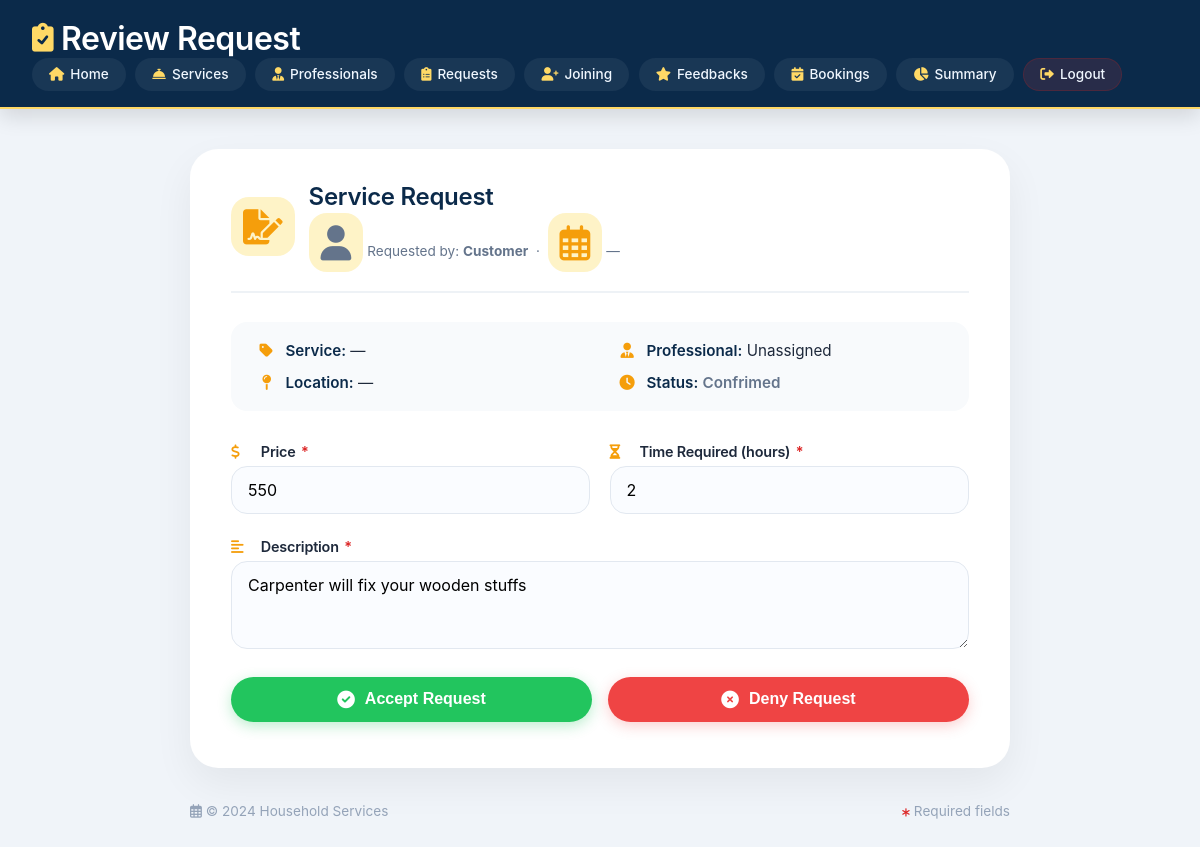
The app's page /admin/review_request/1 with its own data.
### models.py (models this page shows)
class Service(db.Model):
    __tablename__ = 'services'
    id = db.Column(db.Integer, primary_key=True)
    name = db.Column(db.String(80), unique=True, nullable=False)
    price = db.Column(db.Integer, nullable=False)
    timerequired = db.Column(db.Integer, nullable=False)
    description = db.Column(db.String(200), nullable=False)
    allowed = db.Column(db.Boolean, default=False, nullable=False)
    status = db.Column(db.String(20), default="Pending", nullable=False)

### routes.py (the view, shortened to what this page needs)
@app.route('/admin/review_request/<int:request_id>', methods=['GET', 'POST'])
def admin_review_request(request_id):
    service_request = Service.query.get(request_id)
    if not service_request:
        flash("Service request not found", "error")
        return redirect(url_for('admin_service_requests'))
    return render_template('admin_review_request.html', service_request=service_request)

### templates/admin_review_request.html (shortened to what this page needs)
<!DOCTYPE html>
<html lang="en">
<head>
    <link rel="stylesheet" href="https://cdnjs.cloudflare.com/ajax/libs/font-awesome/6.0.0-beta3/css/all.min.css" />
</head>
<body>
    <header>
        <div class="header-content">
            <h1>
                <i class="fas fa-clipboard-check"></i>
                Review Request
            </h1>
            <nav>
                <a href="{{ url_for('admin_dashboard') }}"><i class="fas fa-home"></i> Home</a>
                <a href="{{ url_for('lservices') }}"><i class="fas fa-concierge-bell"></i> Services</a>
                <a href="{{ url_for('list_of_professionals') }}"><i class="fas fa-user-tie"></i> Professionals</a>
                <a href="{{ url_for('admin_service_requests') }}"><i class="fas fa-clipboard-list"></i> Requests</a>
                <a href="{{ url_for('joining_requests') }}"><i class="fas fa-user-plus"></i> Joining</a>
                <a href="{{ url_for('feedbacks') }}"><i class="fas fa-star"></i> Feedbacks</a>
                <a href="{{ url_for('bookings') }}"><i class="fas fa-calendar-check"></i> Bookings</a>
                <a href="{{ url_for('admin_summary') }}"><i class="fas fa-chart-pie"></i> Summary</a>
                <a href="{{ url_for('logout') }}" class="logout-link"><i class="fas fa-sign-out-alt"></i> Logout</a>
            </nav>
        </div>
    </header>
    <div class="main-card">
        <div class="card-header">
            <i class="fas fa-file-signature"></i>
            <div class="header-text">
                <h2>{{ service_request.service_name or 'Service Request' }}</h2>
                <div class="sub">
                    <i class="fas fa-user" style="color:#64748b;"></i>
                    Requested by: <strong>{{ service_request.customer_name or 'Customer' }}</strong>
                    &nbsp;·&nbsp;
                    <i class="far fa-calendar-alt"></i>
                    {{ service_request.created_at.strftime('%d %b %Y') if service_request.created_at else '—' }}
                </div>
            </div>
        </div>
        <div class="request-summary">
            <div class="item">
                <i class="fas fa-tag"></i>
                <span><strong>Service:</strong> <span class="value">{{ service_request.service_name or '—' }}</span></span>
            </div>
            <div class="item">
                <i class="fas fa-user-tie"></i>
                <span><strong>Professional:</strong> <span class="value">{{ service_request.professional_name or 'Unassigned' }}</span></span>
            </div>
            <div class="item">
                <i class="fas fa-map-pin"></i>
                <span><strong>Location:</strong> <span class="value">{{ service_request.location or '—' }}</span></span>
            </div>
            <div class="item">
                <i class="fas fa-clock"></i>
                <span><strong>Status:</strong>
                    <span class="value" style="
                        {% if service_request.status == 'pending' %}color:#b76e00;
                        {% elif service_request.status == 'accepted' %}color:#166534;
                        {% elif service_request.status == 'denied' %}color:#b91c1c;
                        {% else %}color:#64748b;{% endif %}
                        font-weight:600;">
                        {{ service_request.status|capitalize or 'Pending' }}
                    </span>
                </span>
            </div>
        </div>
        <form method="POST" action="{{ url_for('admin_review_request', request_id=service_request.id) }}">
            <div class="form-row">
                <div class="form-group">
                    <label for="price">
                        <i class="fas fa-dollar-sign"></i> Price <span class="required-star">*</span>
                    </label>
                    <input type="number" step="0.01" id="price" name="price"
                           placeholder="0.00" required
                           value="{{ service_request.price if service_request.price else '' }}" />
                </div>
                <div class="form-group">
                    <label for="timerequired">
                        <i class="fas fa-hourglass-half"></i> Time Required (hours) <span class="required-star">*</span>
                    </label>
                    <input type="number" id="timerequired" name="timerequired"
                           placeholder="e.g. 2" required
                           value="{{ service_request.timerequired if service_request.timerequired else '' }}" />
                </div>
            </div>
            <div class="form-group">
                <label for="description">
                    <i class="fas fa-align-left"></i> Description <span class="required-star">*</span>
                </label>
                <textarea id="description" name="description" rows="3"
                          placeholder="Service description..." required>{{ service_request.description or '' }}</textarea>
            </div>
            <div class="action-row">
                <button type="submit" name="action" value="accept" class="btn btn-accept">
                    <i class="fas fa-check-circle"></i> Accept Request
                </button>
                <button type="submit" name="action" value="deny" class="btn btn-deny">
                    <i class="fas fa-times-circle"></i> Deny Request
                </button>
            </div>
        </form>
    </div>
    <div class="footer-note" style="max-width:820px; width:95%; margin-top:0.2rem; color:#94a3b8; font-size:0.85rem; display:flex; justify-content:space-between; flex-wrap:wrap; gap:0.5rem;">
        <span><i class="far fa-calendar-alt"></i> &copy; 2024 Household Services</span>
        <span><i class="fas fa-asterisk" style="color:#dc2626; font-size:0.6rem;"></i> Required fields</span>
    </div>
</body>
</html>

### templates/admin_review_request.html (style rules this page uses)
* { margin: 0; padding: 0; box-sizing: border-box; }
body { font-family: 'Inter', -apple-system, BlinkMacSystemFont, 'Segoe UI', Roboto, sans-serif; background: #f0f4f9; color: #1e293b; padding: 0 0 2rem 0; min-height: 100vh; display: flex; flex-direction: column; align-items: center; }
header { background: #0b2a4a; color: white; width: 100%; padding: 1.2rem 2rem 1rem 2rem; box-shadow: 0 8px 20px rgba(0, 0, 0, 0.12); border-bottom: 2px solid #ffd966; margin-bottom: 2rem; }
.header-content { max-width: 1400px; margin: 0 auto; display: flex; flex-wrap: wrap; align-items: center; justify-content: space-between; }
.header-content h1 { font-size: 2rem; font-weight: 600; letter-spacing: -0.5px; display: flex; align-items: center; gap: 0.5rem; }
.header-content h1 i { color: #ffd966; font-size: 1.8rem; }
nav { display: flex; flex-wrap: wrap; gap: 0.4rem 0.6rem; justify-content: center; }
nav a { text-decoration: none; color: #f0f7ff; font-weight: 500; padding: 0.45rem 1rem; border-radius: 30px; font-size: 0.85rem; background: rgba(255, 255, 255, 0.06); transition: all 0.2s ease; border: 1px solid transparent; display: inline-flex; align-items: center; gap: 6px; }
nav a i { font-size: 0.85rem; color: #ffd966; }
.logout-link { background: rgba(255, 70, 70, 0.12) !important; border-color: #b91c1c40 !important; }
.main-card { max-width: 820px; width: 95%; background: white; border-radius: 28px; padding: 2rem 2.5rem 2.8rem 2.5rem; box-shadow: 0 16px 40px rgba(0, 0, 0, 0.06); border: 1px solid #ffffff60; transition: transform 0.2s ease, box-shadow 0.25s ease; margin: 0.5rem auto 2rem auto; }
.card-header { display: flex; align-items: center; gap: 14px; border-bottom: 2px solid #eef2f6; padding-bottom: 1.2rem; margin-bottom: 1.8rem; }
.card-header i { font-size: 2.2rem; color: #f59e0b; background: #fef3c7; padding: 12px; border-radius: 18px; }
.card-header .header-text h2 { font-size: 1.5rem; font-weight: 600; color: #0b2a4a; letter-spacing: -0.3px; }
.card-header .header-text .sub { font-size: 0.85rem; color: #64748b; margin-top: 2px; }
.request-summary { background: #f8fafc; border-radius: 16px; padding: 1.2rem 1.5rem; margin-bottom: 2rem; display: grid; grid-template-columns: 1fr 1fr; gap: 0.8rem 2rem; }
.request-summary .item { display: flex; align-items: center; gap: 8px; font-size: 0.95rem; }
.request-summary .item i { color: #f59e0b; width: 1.4rem; text-align: center; }
.request-summary .item strong { color: #0b2a4a; font-weight: 600; }
.request-summary .item .value { color: #1e293b; }
.form-group { margin-bottom: 1.5rem; }
.form-group label { display: block; font-weight: 600; font-size: 0.9rem; margin-bottom: 0.4rem; color: #1e293b; letter-spacing: -0.2px; }
.form-group label i { color: #f59e0b; width: 1.4rem; margin-right: 4px; }
.form-group input, .form-group textarea { width: 100%; padding: 0.8rem 1rem; border: 1.5px solid #e2e8f0; border-radius: 16px; font-size: 1rem; background: #fafcff; transition: border 0.2s, box-shadow 0.2s; font-family: inherit; }
.form-group textarea { resize: vertical; min-height: 80px; }
.form-row { display: grid; grid-template-columns: 1fr 1fr; gap: 1.2rem; }
.action-row { display: flex; gap: 1rem; margin-top: 1rem; flex-wrap: wrap; }
.btn { display: inline-flex; align-items: center; justify-content: center; gap: 10px; padding: 0.85rem 2.2rem; font-size: 1rem; font-weight: 600; border: none; border-radius: 40px; cursor: pointer; transition: all 0.25s; flex: 1; min-width: 160px; }
.btn i { font-size: 1.1rem; }
.btn-accept { background: #22c55e; color: white; box-shadow: 0 4px 14px rgba(34, 197, 94, 0.3); }
.btn-deny { background: #ef4444; color: white; box-shadow: 0 4px 14px rgba(239, 68, 68, 0.25); }
.required-star { color: #dc2626; margin-left: 2px; }

### records on screen
Service: status "Confrimed", price "550", timerequired "2", description "Carpenter will fix your wooden stuffs"

### other values on screen
{{ service_request.service_name or 'Service Request' }} "Service Request"
{{ service_request.customer_name or 'Customer' }} "Customer"
{{ service_request.service_name or '—' }} "—"
{{ service_request.professional_name or 'Unassigned' }} "Unassigned"
{{ service_request.location or '—' }} "—"
